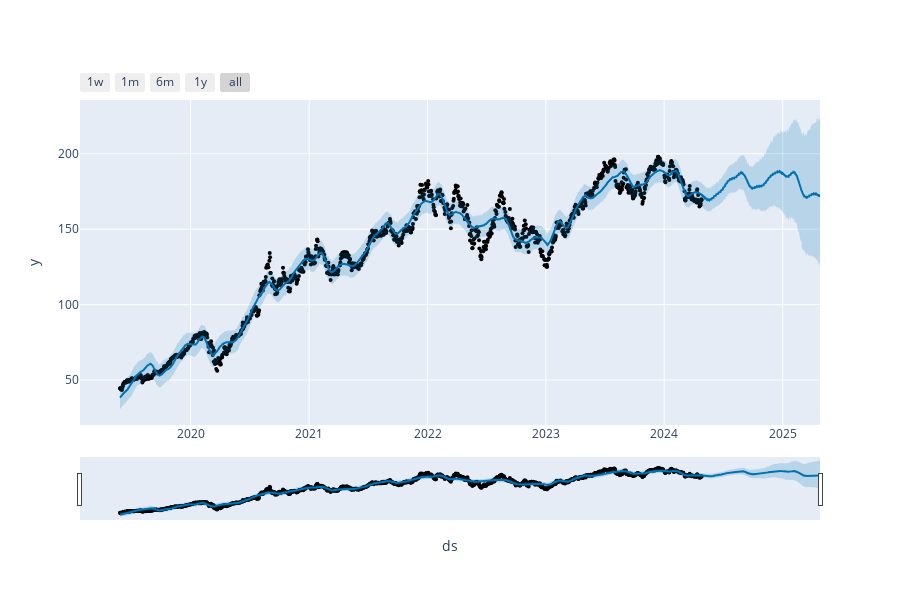

Notebook code for this chart:
### Markdown cell above
Prophet Plotting Libraries

### Code cell
from prophet.plot import plot_plotly

# Plottin the data
plot_plotly(fbp,forcast)

### Figure 1 — Plotly figure (JSON) as saved in the notebook; plotly's stock layout.template omitted (floating-point values rounded to 4 significant figures; data arrays with more than 128 entries replaced by an {"elided": "..."} marker saying what was removed)
{"data": [{"marker": {"color": "black", "size": 4}, "mode": "markers", "name": "Actual", "type": "scatter", "x": {"elided": "1239 str values"}, "y": {"elided": "1239 float values"}}, {"hoverinfo": "skip", "line": {"width": 0}, "mode": "lines", "type": "scatter", "x": {"elided": "1604 str values"}, "y": {"elided": "1604 float values"}}, {"fill": "tonexty", "fillcolor": "rgba(0, 114, 178, 0.2)", "line": {"color": "#0072B2", "width": 2}, "mode": "lines", "name": "Predicted", "type": "scatter", "x": {"elided": "1604 str values"}, "y": {"elided": "1604 float values"}}, {"fill": "tonexty", "fillcolor": "rgba(0, 114, 178, 0.2)", "hoverinfo": "skip", "line": {"width": 0}, "mode": "lines", "type": "scatter", "x": {"elided": "1604 str values"}, "y": {"elided": "1604 float values"}}], "layout": {"height": 600, "showlegend": false, "width": 900, "xaxis": {"rangeselector": {"buttons": [{"count": 7, "label": "1w", "step": "day", "stepmode": "backward"}, {"count": 1, "label": "1m", "step": "month", "stepmode": "backward"}, {"count": 6, "label": "6m", "step": "month", "stepmode": "backward"}, {"count": 1, "label": "1y", "step": "year", "stepmode": "backward"}, {"step": "all"}]}, "rangeslider": {"visible": true}, "title": {"text": "ds"}, "type": "date"}, "yaxis": {"title": {"text": "y"}}}}
